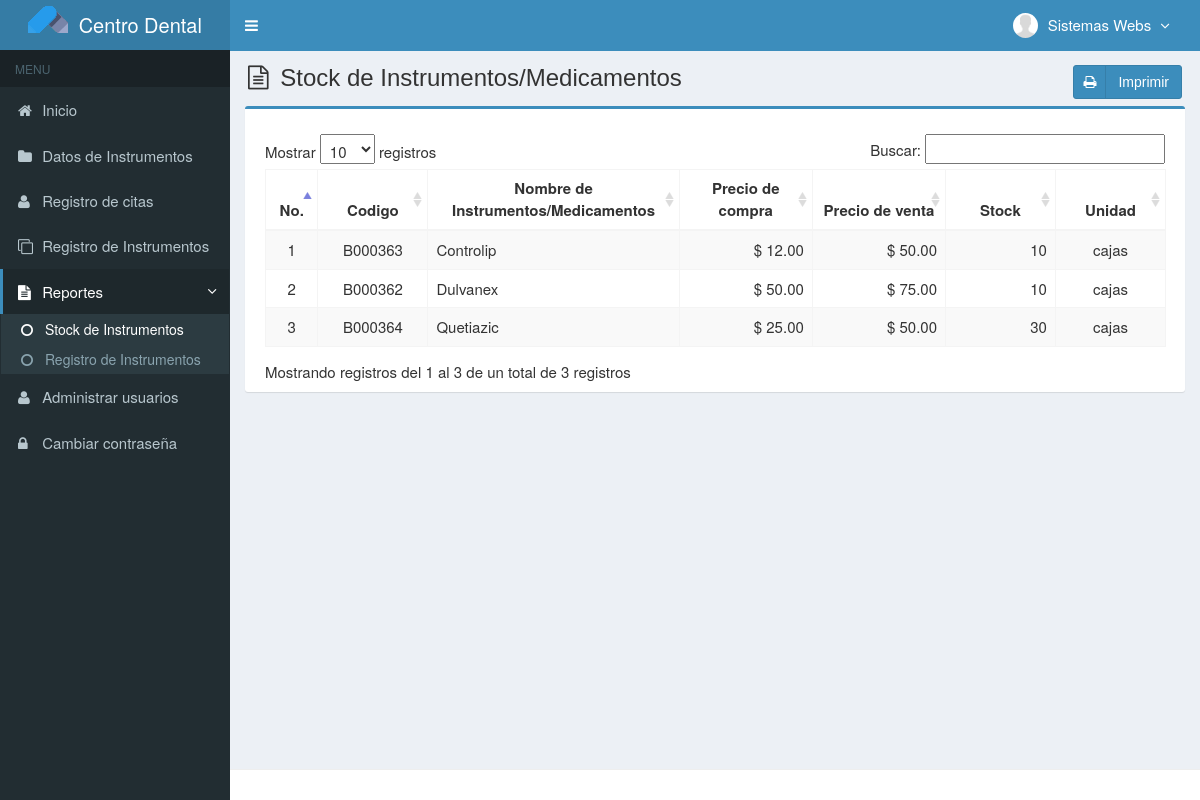
Page /main.php?module=stock_inventory (signed in) on the committed database.
### tables this page shows
CREATE TABLE `usuarios` (
  `id_user` int(3) NOT NULL,
  `username` varchar(50) NOT NULL,
  `name_user` varchar(50) NOT NULL,
  `password` varchar(50) NOT NULL,
  `email` varchar(50) DEFAULT NULL,
  `telefono` varchar(13) DEFAULT NULL,
  `foto` varchar(100) DEFAULT NULL,
  `permisos_acceso` enum('Super Admin','Gerente','Almacen') NOT NULL,
  `status` enum('activo','bloqueado') NOT NULL DEFAULT 'activo',
  `created_at` timestamp NOT NULL DEFAULT CURRENT_TIMESTAMP,
  `updated_at` timestamp NOT NULL DEFAULT CURRENT_TIMESTAMP ON UPDATE CURRENT_TIMESTAMP
);

CREATE TABLE `medicamentos` (
  `codigo` varchar(7) NOT NULL,
  `nombre` varchar(50) NOT NULL,
  `precio_compra` decimal(10,2) NOT NULL,
  `precio_venta` decimal(10,2) NOT NULL,
  `unidad` varchar(20) NOT NULL,
  `stock` int(11) NOT NULL,
  `created_user` int(3) NOT NULL,
  `created_date` timestamp NOT NULL DEFAULT CURRENT_TIMESTAMP,
  `updated_user` int(3) NOT NULL,
  `updated_date` timestamp NOT NULL DEFAULT CURRENT_TIMESTAMP ON UPDATE CURRENT_TIMESTAMP
);

### modules/stock_inventory/view.php (the view)
<section class="content-header">
  <h1>
    <i class="fa fa-file-text-o icon-title"></i> Stock de Instrumentos/Medicamentos
    <a class="btn btn-primary btn-social pull-right" href="modules/stock_inventory/print.php" target="_blank">
      <i class="fa fa-print"></i> Imprimir
    </a>
  </h1>
</section>
<section class="content">
  <div class="row">
    <div class="col-md-12">
      <div class="box box-primary">
        <div class="box-body">
          <table id="dataTables1" class="table table-bordered table-striped table-hover">
            <thead>
              <tr>
                <th class="center">No.</th>
                <th class="center">Codigo</th>
                <th class="center">Nombre de Instrumentos/Medicamentos</th>
                <th class="center">Precio de compra</th>
                <th class="center">Precio de venta</th>
                <th class="center">Stock</th>
                <th class="center">Unidad</th>
              </tr>
            </thead>
            <tbody>
            <?php
            $no = 1;
            $query = mysqli_query($mysqli, "SELECT codigo,nombre,precio_compra,precio_venta,unidad,stock FROM medicamentos ORDER BY nombre ASC")
                                            or die('Error: '.mysqli_error($mysqli));
            while ($data = mysqli_fetch_assoc($query)) {
              $precio_compra = $data['precio_compra'];
              $precio_venta = $data['precio_venta'];
              echo "<tr>
                      <td width='30' class='center'>$no</td>
                      <td width='80' class='center'>$data[codigo]</td>
                      <td width='180'>$data[nombre]</td>
                      <td width='100' align='right'>$ $precio_compra</td>
                      <td width='100' align='right'>$ $precio_venta</td>
                      <td width='80' align='right'>$data[stock]</td>
                      <td width='80' class='center'>$data[unidad]</td>
                    </tr>";
              $no++;
            }
            ?>
            </tbody>
          </table>
        </div>
      </div>
    </div>
  </div>
</section><!-- /.content

### top-menu.php (shortened to what this page needs)
<?php
require_once "config/database.php";
$query = mysqli_query($mysqli, "SELECT id_user, name_user, foto, permisos_acceso FROM usuarios WHERE id_user='$_SESSION[id_user]'")
                                or die('error: '.mysqli_error($mysqli));
$data = mysqli_fetch_assoc($query);
?>
<li class="dropdown user user-menu">
  <a href="#" class="dropdown-toggle" data-toggle="dropdown">
  <?php
  if ($data['foto']=="") { ?>
    <img src="images/user/user-default.png" class="user-image" alt="User Image"/>
  <?php
  }
  else { ?>
    <img src="images/user/<?php echo $data['foto']; ?>" class="user-image" alt="User Image"/>
  <?php
  }
  ?>
    <span class="hidden-xs"><?php echo $data['name_user']; ?> <i style="margin-left:5px" class="fa fa-angle-down"></i></span>
  </a>
</li>

### assets/css/style.css (style rules this page uses)
.btn-social *:first-child { border-right: 1px solid rgba(0, 0, 0, 0.1); bottom: 0; font-size: 1em !important; left: 0; line-height: 32px !important; position: absolute; text-align: center; top: 0; width: 32px !important; }
.content-header { padding: 15px 18px 0; position: relative; }
.center { text-align:center; }
.icon-title { margin-right: 5px; }
body { background-color: #fff; color: #333; font-size: 15px; line-height: 1.42857; }

### rows in the picture
usuarios: foto (placeholder picture), name_user "Sistemas Webs"
medicamentos: codigo "B000363", nombre "Controlip", precio_compra "12.00", precio_venta "50.00", stock "10", unidad "cajas"
medicamentos: codigo "B000362", nombre "Dulvanex", precio_compra "50.00", precio_venta "75.00", stock "10", unidad "cajas"
medicamentos: codigo "B000364", nombre "Quetiazic", precio_compra "25.00", precio_venta "50.00", stock "30", unidad "cajas"
